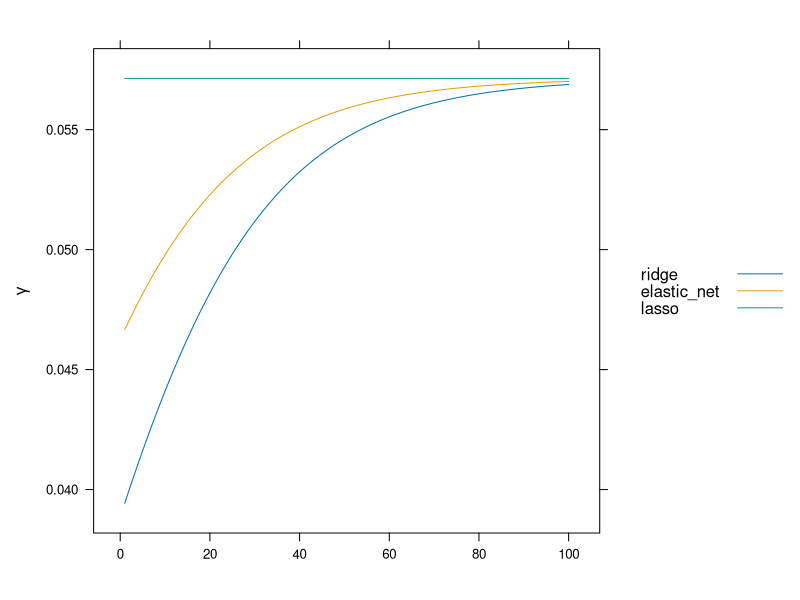

Write the R code that produced this figure.
## ---- chunk 1
knitr::opts_chunk$set(
  collapse = TRUE,
  comment = "#>"
)
## ---- chunk 2
x <- with(trees, cbind(Girth, Height))
y <- trees$Volume
## ---- chunk 3
sgdnet_sd <- function(x) sqrt(sum((x - mean(x))^2)/length(x))
n <- nrow(x)
x_bar <- colMeans(x)
x_sd <- apply(x, 2, sgdnet_sd)
x <- scale(x, center = x_bar, scale = x_sd)
## ---- chunk 4
y_bar <- mean(y)
y_sd <- sgdnet_sd(y)
y <- (y - y_bar)/y_sd
## ---- chunk 5
alpha <- 0.5
(lambda_max <- max(abs(crossprod(y, x)))/(max(0.001, alpha)*n))
## ---- chunk 6
lambda.min.ratio <- 0.01
nlambda <- 100
lambda <- exp(seq(log(lambda_max),
                  log(lambda_max*lambda.min.ratio),
                  length.out = nlambda))
head(lambda)
## ---- chunk 7
lambda_out <- lambda*y_sd
head(lambda_out)
## ---- chunk 8
reg <- sapply(c(0, 0.5, 1), function(alpha_i) {
  lambda_2 <- (1 - alpha_i)*lambda/n # l2 penalty
  L <- max(rowSums(x^2)) + lambda_2
  n <- nrow(x)
  mu <- 2*lambda_2
  step_size <- 1 / (2*(L + pmin(mu*n, L)))
})
reg <- as.data.frame(reg)
colnames(reg) <- c("ridge", "elastic_net", "lasso")

library(lattice)
xyplot(ridge + elastic_net + lasso ~ seq_len(nlambda), 
       data = reg, type = "l",
       xlab = NULL,
       ylab = expression(gamma),
       auto.key = list(lines = TRUE, points = FALSE, space = "right"))

